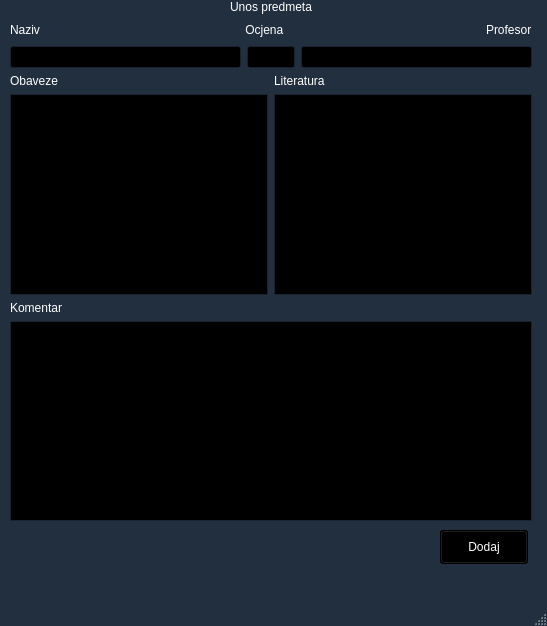
<?xml version="1.0" encoding="UTF-8"?>
<ui version="4.0">
 <class>MainWindow</class>
 <widget class="QMainWindow" name="MainWindow">
  <property name="geometry">
   <rect>
    <x>0</x>
    <y>0</y>
    <width>547</width>
    <height>626</height>
   </rect>
  </property>
  <property name="palette">
   <palette>
    <active>
     <colorrole role="WindowText">
      <brush brushstyle="SolidPattern">
       <color alpha="255">
        <red>255</red>
        <green>255</green>
        <blue>255</blue>
       </color>
      </brush>
     </colorrole>
     <colorrole role="Button">
      <brush brushstyle="SolidPattern">
       <color alpha="255">
        <red>34</red>
        <green>47</green>
        <blue>63</blue>
       </color>
      </brush>
     </colorrole>
     <colorrole role="Light">
      <brush brushstyle="SolidPattern">
       <color alpha="255">
        <red>51</red>
        <green>70</green>
        <blue>94</blue>
       </color>
      </brush>
     </colorrole>
     <colorrole role="Midlight">
      <brush brushstyle="SolidPattern">
       <color alpha="255">
        <red>42</red>
        <green>58</green>
        <blue>78</blue>
       </color>
      </brush>
     </colorrole>
     <colorrole role="Dark">
      <brush brushstyle="SolidPattern">
       <color alpha="255">
        <red>17</red>
        <green>23</green>
        <blue>31</blue>
       </color>
      </brush>
     </colorrole>
     <colorrole role="Mid">
      <brush brushstyle="SolidPattern">
       <color alpha="255">
        <red>22</red>
        <green>31</green>
        <blue>42</blue>
       </color>
      </brush>
     </colorrole>
     <colorrole role="Text">
      <brush brushstyle="SolidPattern">
       <color alpha="255">
        <red>255</red>
        <green>255</green>
        <blue>255</blue>
       </color>
      </brush>
     </colorrole>
     <colorrole role="BrightText">
      <brush brushstyle="SolidPattern">
       <color alpha="255">
        <red>255</red>
        <green>255</green>
        <blue>255</blue>
       </color>
      </brush>
     </colorrole>
     <colorrole role="ButtonText">
      <brush brushstyle="SolidPattern">
       <color alpha="255">
        <red>255</red>
        <green>255</green>
        <blue>255</blue>
       </color>
      </brush>
     </colorrole>
     <colorrole role="Base">
      <brush brushstyle="SolidPattern">
       <color alpha="255">
        <red>0</red>
        <green>0</green>
        <blue>0</blue>
       </color>
      </brush>
     </colorrole>
     <colorrole role="Window">
      <brush brushstyle="SolidPattern">
       <color alpha="255">
        <red>34</red>
        <green>47</green>
        <blue>63</blue>
       </color>
      </brush>
     </colorrole>
     <colorrole role="Shadow">
      <brush brushstyle="SolidPattern">
       <color alpha="255">
        <red>0</red>
        <green>0</green>
        <blue>0</blue>
       </color>
      </brush>
     </colorrole>
     <colorrole role="AlternateBase">
      <brush brushstyle="SolidPattern">
       <color alpha="255">
        <red>17</red>
        <green>23</green>
        <blue>31</blue>
       </color>
      </brush>
     </colorrole>
     <colorrole role="ToolTipBase">
      <brush brushstyle="SolidPattern">
       <color alpha="255">
        <red>255</red>
        <green>255</green>
        <blue>220</blue>
       </color>
      </brush>
     </colorrole>
     <colorrole role="ToolTipText">
      <brush brushstyle="SolidPattern">
       <color alpha="255">
        <red>0</red>
        <green>0</green>
        <blue>0</blue>
       </color>
      </brush>
     </colorrole>
    </active>
    <inactive>
     <colorrole role="WindowText">
      <brush brushstyle="SolidPattern">
       <color alpha="255">
        <red>255</red>
        <green>255</green>
        <blue>255</blue>
       </color>
      </brush>
     </colorrole>
     <colorrole role="Button">
      <brush brushstyle="SolidPattern">
       <color alpha="255">
        <red>34</red>
        <green>47</green>
        <blue>63</blue>
       </color>
      </brush>
     </colorrole>
     <colorrole role="Light">
      <brush brushstyle="SolidPattern">
       <color alpha="255">
        <red>51</red>
        <green>70</green>
        <blue>94</blue>
       </color>
      </brush>
     </colorrole>
     <colorrole role="Midlight">
      <brush brushstyle="SolidPattern">
       <color alpha="255">
        <red>42</red>
        <green>58</green>
        <blue>78</blue>
       </color>
      </brush>
     </colorrole>
     <colorrole role="Dark">
      <brush brushstyle="SolidPattern">
       <color alpha="255">
        <red>17</red>
        <green>23</green>
        <blue>31</blue>
       </color>
      </brush>
     </colorrole>
     <colorrole role="Mid">
      <brush brushstyle="SolidPattern">
       <color alpha="255">
        <red>22</red>
        <green>31</green>
        <blue>42</blue>
       </color>
      </brush>
     </colorrole>
     <colorrole role="Text">
      <brush brushstyle="SolidPattern">
       <color alpha="255">
        <red>255</red>
        <green>255</green>
        <blue>255</blue>
       </color>
      </brush>
     </colorrole>
     <colorrole role="BrightText">
      <brush brushstyle="SolidPattern">
       <color alpha="255">
        <red>255</red>
        <green>255</green>
        <blue>255</blue>
       </color>
      </brush>
     </colorrole>
     <colorrole role="ButtonText">
      <brush brushstyle="SolidPattern">
       <color alpha="255">
        <red>255</red>
        <green>255</green>
        <blue>255</blue>
       </color>
      </brush>
     </colorrole>
     <colorrole role="Base">
      <brush brushstyle="SolidPattern">
       <color alpha="255">
        <red>0</red>
        <green>0</green>
        <blue>0</blue>
       </color>
      </brush>
     </colorrole>
     <colorrole role="Window">
      <brush brushstyle="SolidPattern">
       <color alpha="255">
        <red>34</red>
        <green>47</green>
        <blue>63</blue>
       </color>
      </brush>
     </colorrole>
     <colorrole role="Shadow">
      <brush brushstyle="SolidPattern">
       <color alpha="255">
        <red>0</red>
        <green>0</green>
        <blue>0</blue>
       </color>
      </brush>
     </colorrole>
     <colorrole role="AlternateBase">
      <brush brushstyle="SolidPattern">
       <color alpha="255">
        <red>17</red>
        <green>23</green>
        <blue>31</blue>
       </color>
      </brush>
     </colorrole>
     <colorrole role="ToolTipBase">
      <brush brushstyle="SolidPattern">
       <color alpha="255">
        <red>255</red>
        <green>255</green>
        <blue>220</blue>
       </color>
      </brush>
     </colorrole>
     <colorrole role="ToolTipText">
      <brush brushstyle="SolidPattern">
       <color alpha="255">
        <red>0</red>
        <green>0</green>
        <blue>0</blue>
       </color>
      </brush>
     </colorrole>
    </inactive>
    <disabled>
     <colorrole role="WindowText">
      <brush brushstyle="SolidPattern">
       <color alpha="255">
        <red>17</red>
        <green>23</green>
        <blue>31</blue>
       </color>
      </brush>
     </colorrole>
     <colorrole role="Button">
      <brush brushstyle="SolidPattern">
       <color alpha="255">
        <red>34</red>
        <green>47</green>
        <blue>63</blue>
       </color>
      </brush>
     </colorrole>
     <colorrole role="Light">
      <brush brushstyle="SolidPattern">
       <color alpha="255">
        <red>51</red>
        <green>70</green>
        <blue>94</blue>
       </color>
      </brush>
     </colorrole>
     <colorrole role="Midlight">
      <brush brushstyle="SolidPattern">
       <color alpha="255">
        <red>42</red>
        <green>58</green>
        <blue>78</blue>
       </color>
      </brush>
     </colorrole>
     <colorrole role="Dark">
      <brush brushstyle="SolidPattern">
       <color alpha="255">
        <red>17</red>
        <green>23</green>
        <blue>31</blue>
       </color>
      </brush>
     </colorrole>
     <colorrole role="Mid">
      <brush brushstyle="SolidPattern">
       <color alpha="255">
        <red>22</red>
        <green>31</green>
        <blue>42</blue>
       </color>
      </brush>
     </colorrole>
     <colorrole role="Text">
      <brush brushstyle="SolidPattern">
       <color alpha="255">
        <red>17</red>
        <green>23</green>
        <blue>31</blue>
       </color>
      </brush>
     </colorrole>
     <colorrole role="BrightText">
      <brush brushstyle="SolidPattern">
       <color alpha="255">
        <red>255</red>
        <green>255</green>
        <blue>255</blue>
       </color>
      </brush>
     </colorrole>
     <colorrole role="ButtonText">
      <brush brushstyle="SolidPattern">
       <color alpha="255">
        <red>17</red>
        <green>23</green>
        <blue>31</blue>
       </color>
      </brush>
     </colorrole>
     <colorrole role="Base">
      <brush brushstyle="SolidPattern">
       <color alpha="255">
        <red>34</red>
        <green>47</green>
        <blue>63</blue>
       </color>
      </brush>
     </colorrole>
     <colorrole role="Window">
      <brush brushstyle="SolidPattern">
       <color alpha="255">
        <red>34</red>
        <green>47</green>
        <blue>63</blue>
       </color>
      </brush>
     </colorrole>
     <colorrole role="Shadow">
      <brush brushstyle="SolidPattern">
       <color alpha="255">
        <red>0</red>
        <green>0</green>
        <blue>0</blue>
       </color>
      </brush>
     </colorrole>
     <colorrole role="AlternateBase">
      <brush brushstyle="SolidPattern">
       <color alpha="255">
        <red>34</red>
        <green>47</green>
        <blue>63</blue>
       </color>
      </brush>
     </colorrole>
     <colorrole role="ToolTipBase">
      <brush brushstyle="SolidPattern">
       <color alpha="255">
        <red>255</red>
        <green>255</green>
        <blue>220</blue>
       </color>
      </brush>
     </colorrole>
     <colorrole role="ToolTipText">
      <brush brushstyle="SolidPattern">
       <color alpha="255">
        <red>0</red>
        <green>0</green>
        <blue>0</blue>
       </color>
      </brush>
     </colorrole>
    </disabled>
   </palette>
  </property>
  <property name="windowTitle">
   <string>MainWindow</string>
  </property>
  <widget class="QWidget" name="centralwidget">
   <widget class="QPushButton" name="DodajPredmet">
    <property name="geometry">
     <rect>
      <x>440</x>
      <y>530</y>
      <width>88</width>
      <height>34</height>
     </rect>
    </property>
    <property name="palette">
     <palette>
      <active>
       <colorrole role="WindowText">
        <brush brushstyle="SolidPattern">
         <color alpha="255">
          <red>255</red>
          <green>255</green>
          <blue>255</blue>
         </color>
        </brush>
       </colorrole>
       <colorrole role="Button">
        <brush brushstyle="SolidPattern">
         <color alpha="255">
          <red>0</red>
          <green>0</green>
          <blue>0</blue>
         </color>
        </brush>
       </colorrole>
       <colorrole role="Light">
        <brush brushstyle="SolidPattern">
         <color alpha="255">
          <red>0</red>
          <green>0</green>
          <blue>0</blue>
         </color>
        </brush>
       </colorrole>
       <colorrole role="Midlight">
        <brush brushstyle="SolidPattern">
         <color alpha="255">
          <red>0</red>
          <green>0</green>
          <blue>0</blue>
         </color>
        </brush>
       </colorrole>
       <colorrole role="Dark">
        <brush brushstyle="SolidPattern">
         <color alpha="255">
          <red>0</red>
          <green>0</green>
          <blue>0</blue>
         </color>
        </brush>
       </colorrole>
       <colorrole role="Mid">
        <brush brushstyle="SolidPattern">
         <color alpha="255">
          <red>0</red>
          <green>0</green>
          <blue>0</blue>
         </color>
        </brush>
       </colorrole>
       <colorrole role="Text">
        <brush brushstyle="SolidPattern">
         <color alpha="255">
          <red>255</red>
          <green>255</green>
          <blue>255</blue>
         </color>
        </brush>
       </colorrole>
       <colorrole role="BrightText">
        <brush brushstyle="SolidPattern">
         <color alpha="255">
          <red>255</red>
          <green>255</green>
          <blue>255</blue>
         </color>
        </brush>
       </colorrole>
       <colorrole role="ButtonText">
        <brush brushstyle="SolidPattern">
         <color alpha="255">
          <red>255</red>
          <green>255</green>
          <blue>255</blue>
         </color>
        </brush>
       </colorrole>
       <colorrole role="Base">
        <brush brushstyle="SolidPattern">
         <color alpha="255">
          <red>0</red>
          <green>0</green>
          <blue>0</blue>
         </color>
        </brush>
       </colorrole>
       <colorrole role="Window">
        <brush brushstyle="SolidPattern">
         <color alpha="255">
          <red>0</red>
          <green>0</green>
          <blue>0</blue>
         </color>
        </brush>
       </colorrole>
       <colorrole role="Shadow">
        <brush brushstyle="SolidPattern">
         <color alpha="255">
          <red>0</red>
          <green>0</green>
          <blue>0</blue>
         </color>
        </brush>
       </colorrole>
       <colorrole role="AlternateBase">
        <brush brushstyle="SolidPattern">
         <color alpha="255">
          <red>0</red>
          <green>0</green>
          <blue>0</blue>
         </color>
        </brush>
       </colorrole>
       <colorrole role="ToolTipBase">
        <brush brushstyle="SolidPattern">
         <color alpha="255">
          <red>255</red>
          <green>255</green>
          <blue>220</blue>
         </color>
        </brush>
       </colorrole>
       <colorrole role="ToolTipText">
        <brush brushstyle="SolidPattern">
         <color alpha="255">
          <red>0</red>
          <green>0</green>
          <blue>0</blue>
         </color>
        </brush>
       </colorrole>
      </active>
      <inactive>
       <colorrole role="WindowText">
        <brush brushstyle="SolidPattern">
         <color alpha="255">
          <red>255</red>
          <green>255</green>
          <blue>255</blue>
         </color>
        </brush>
       </colorrole>
       <colorrole role="Button">
        <brush brushstyle="SolidPattern">
         <color alpha="255">
          <red>0</red>
          <green>0</green>
          <blue>0</blue>
         </color>
        </brush>
       </colorrole>
       <colorrole role="Light">
        <brush brushstyle="SolidPattern">
         <color alpha="255">
          <red>0</red>
          <green>0</green>
          <blue>0</blue>
         </color>
        </brush>
       </colorrole>
       <colorrole role="Midlight">
        <brush brushstyle="SolidPattern">
         <color alpha="255">
          <red>0</red>
          <green>0</green>
          <blue>0</blue>
         </color>
        </brush>
       </colorrole>
       <colorrole role="Dark">
        <brush brushstyle="SolidPattern">
         <color alpha="255">
          <red>0</red>
          <green>0</green>
          <blue>0</blue>
         </color>
        </brush>
       </colorrole>
       <colorrole role="Mid">
        <brush brushstyle="SolidPattern">
         <color alpha="255">
          <red>0</red>
          <green>0</green>
          <blue>0</blue>
         </color>
        </brush>
       </colorrole>
       <colorrole role="Text">
        <brush brushstyle="SolidPattern">
         <color alpha="255">
          <red>255</red>
          <green>255</green>
          <blue>255</blue>
         </color>
        </brush>
       </colorrole>
       <colorrole role="BrightText">
        <brush brushstyle="SolidPattern">
         <color alpha="255">
          <red>255</red>
          <green>255</green>
          <blue>255</blue>
         </color>
        </brush>
       </colorrole>
       <colorrole role="ButtonText">
        <brush brushstyle="SolidPattern">
         <color alpha="255">
          <red>255</red>
          <green>255</green>
          <blue>255</blue>
         </color>
        </brush>
       </colorrole>
       <colorrole role="Base">
        <brush brushstyle="SolidPattern">
         <color alpha="255">
          <red>0</red>
          <green>0</green>
          <blue>0</blue>
         </color>
        </brush>
       </colorrole>
       <colorrole role="Window">
        <brush brushstyle="SolidPattern">
         <color alpha="255">
          <red>0</red>
          <green>0</green>
          <blue>0</blue>
         </color>
        </brush>
       </colorrole>
       <colorrole role="Shadow">
        <brush brushstyle="SolidPattern">
         <color alpha="255">
          <red>0</red>
          <green>0</green>
          <blue>0</blue>
         </color>
        </brush>
       </colorrole>
       <colorrole role="AlternateBase">
        <brush brushstyle="SolidPattern">
         <color alpha="255">
          <red>0</red>
          <green>0</green>
          <blue>0</blue>
         </color>
        </brush>
       </colorrole>
       <colorrole role="ToolTipBase">
        <brush brushstyle="SolidPattern">
         <color alpha="255">
          <red>255</red>
          <green>255</green>
          <blue>220</blue>
         </color>
        </brush>
       </colorrole>
       <colorrole role="ToolTipText">
        <brush brushstyle="SolidPattern">
         <color alpha="255">
          <red>0</red>
          <green>0</green>
          <blue>0</blue>
         </color>
        </brush>
       </colorrole>
      </inactive>
      <disabled>
       <colorrole role="WindowText">
        <brush brushstyle="SolidPattern">
         <color alpha="255">
          <red>0</red>
          <green>0</green>
          <blue>0</blue>
         </color>
        </brush>
       </colorrole>
       <colorrole role="Button">
        <brush brushstyle="SolidPattern">
         <color alpha="255">
          <red>0</red>
          <green>0</green>
          <blue>0</blue>
         </color>
        </brush>
       </colorrole>
       <colorrole role="Light">
        <brush brushstyle="SolidPattern">
         <color alpha="255">
          <red>0</red>
          <green>0</green>
          <blue>0</blue>
         </color>
        </brush>
       </colorrole>
       <colorrole role="Midlight">
        <brush brushstyle="SolidPattern">
         <color alpha="255">
          <red>0</red>
          <green>0</green>
          <blue>0</blue>
         </color>
        </brush>
       </colorrole>
       <colorrole role="Dark">
        <brush brushstyle="SolidPattern">
         <color alpha="255">
          <red>0</red>
          <green>0</green>
          <blue>0</blue>
         </color>
        </brush>
       </colorrole>
       <colorrole role="Mid">
        <brush brushstyle="SolidPattern">
         <color alpha="255">
          <red>0</red>
          <green>0</green>
          <blue>0</blue>
         </color>
        </brush>
       </colorrole>
       <colorrole role="Text">
        <brush brushstyle="SolidPattern">
         <color alpha="255">
          <red>0</red>
          <green>0</green>
          <blue>0</blue>
         </color>
        </brush>
       </colorrole>
       <colorrole role="BrightText">
        <brush brushstyle="SolidPattern">
         <color alpha="255">
          <red>255</red>
          <green>255</green>
          <blue>255</blue>
         </color>
        </brush>
       </colorrole>
       <colorrole role="ButtonText">
        <brush brushstyle="SolidPattern">
         <color alpha="255">
          <red>0</red>
          <green>0</green>
          <blue>0</blue>
         </color>
        </brush>
       </colorrole>
       <colorrole role="Base">
        <brush brushstyle="SolidPattern">
         <color alpha="255">
          <red>0</red>
          <green>0</green>
          <blue>0</blue>
         </color>
        </brush>
       </colorrole>
       <colorrole role="Window">
        <brush brushstyle="SolidPattern">
         <color alpha="255">
          <red>0</red>
          <green>0</green>
          <blue>0</blue>
         </color>
        </brush>
       </colorrole>
       <colorrole role="Shadow">
        <brush brushstyle="SolidPattern">
         <color alpha="255">
          <red>0</red>
          <green>0</green>
          <blue>0</blue>
         </color>
        </brush>
       </colorrole>
       <colorrole role="AlternateBase">
        <brush brushstyle="SolidPattern">
         <color alpha="255">
          <red>0</red>
          <green>0</green>
          <blue>0</blue>
         </color>
        </brush>
       </colorrole>
       <colorrole role="ToolTipBase">
        <brush brushstyle="SolidPattern">
         <color alpha="255">
          <red>255</red>
          <green>255</green>
          <blue>220</blue>
         </color>
        </brush>
       </colorrole>
       <colorrole role="ToolTipText">
        <brush brushstyle="SolidPattern">
         <color alpha="255">
          <red>0</red>
          <green>0</green>
          <blue>0</blue>
         </color>
        </brush>
       </colorrole>
      </disabled>
     </palette>
    </property>
    <property name="text">
     <string>Dodaj</string>
    </property>
   </widget>
   <widget class="QWidget" name="">
    <property name="geometry">
     <rect>
      <x>10</x>
      <y>0</y>
      <width>522</width>
      <height>521</height>
     </rect>
    </property>
    <layout class="QVBoxLayout" name="verticalLayout">
     <item>
      <widget class="QLabel" name="label">
       <property name="text">
        <string>Unos predmeta</string>
       </property>
       <property name="alignment">
        <set>Qt::AlignHCenter|Qt::AlignTop</set>
       </property>
      </widget>
     </item>
     <item>
      <layout class="QHBoxLayout" name="horizontalLayout">
       <item alignment="Qt::AlignLeft">
        <widget class="QLabel" name="label_2">
         <property name="text">
          <string>Naziv</string>
         </property>
        </widget>
       </item>
       <item>
        <spacer name="horizontalSpacer_2">
         <property name="orientation">
          <enum>Qt::Horizontal</enum>
         </property>
         <property name="sizeHint" stdset="0">
          <size>
           <width>40</width>
           <height>20</height>
          </size>
         </property>
        </spacer>
       </item>
       <item>
        <widget class="QLabel" name="label_3">
         <property name="maximumSize">
          <size>
           <width>329</width>
           <height>24</height>
          </size>
         </property>
         <property name="text">
          <string> Ocjena</string>
         </property>
        </widget>
       </item>
       <item>
        <spacer name="horizontalSpacer">
         <property name="orientation">
          <enum>Qt::Horizontal</enum>
         </property>
         <property name="sizeHint" stdset="0">
          <size>
           <width>40</width>
           <height>20</height>
          </size>
         </property>
        </spacer>
       </item>
       <item>
        <widget class="QLabel" name="label_4">
         <property name="text">
          <string>Profesor</string>
         </property>
        </widget>
       </item>
      </layout>
     </item>
     <item>
      <layout class="QHBoxLayout" name="horizontalLayout_2">
       <item>
        <widget class="QLineEdit" name="NazivEdit"/>
       </item>
       <item>
        <widget class="QLineEdit" name="OcjenaEdit">
         <property name="maximumSize">
          <size>
           <width>48</width>
           <height>32</height>
          </size>
         </property>
        </widget>
       </item>
       <item>
        <widget class="QLineEdit" name="ProfesorEdit"/>
       </item>
      </layout>
     </item>
     <item>
      <layout class="QHBoxLayout" name="horizontalLayout_3">
       <item>
        <widget class="QLabel" name="label_5">
         <property name="text">
          <string>Obaveze</string>
         </property>
        </widget>
       </item>
       <item>
        <widget class="QLabel" name="label_6">
         <property name="text">
          <string>Literatura</string>
         </property>
        </widget>
       </item>
      </layout>
     </item>
     <item>
      <layout class="QHBoxLayout" name="horizontalLayout_4">
       <item>
        <widget class="QListWidget" name="ObavezeEdit"/>
       </item>
       <item>
        <widget class="QListWidget" name="LiteraturaEdit"/>
       </item>
      </layout>
     </item>
     <item>
      <widget class="QLabel" name="label_7">
       <property name="text">
        <string>Komentar</string>
       </property>
      </widget>
     </item>
     <item>
      <widget class="QTextEdit" name="KomentarEdit">
       <property name="maximumSize">
        <size>
         <width>16777215</width>
         <height>256</height>
        </size>
       </property>
      </widget>
     </item>
    </layout>
   </widget>
  </widget>
  <widget class="QMenuBar" name="menubar">
   <property name="geometry">
    <rect>
     <x>0</x>
     <y>0</y>
     <width>547</width>
     <height>30</height>
    </rect>
   </property>
  </widget>
  <widget class="QStatusBar" name="statusbar"/>
 </widget>
 <resources/>
 <connections>
  <connection>
   <sender>DodajPredmet</sender>
   <signal>clicked()</signal>
   <receiver>MainWindow</receiver>
   <slot>dodajPredmet()</slot>
   <hints>
    <hint type="sourcelabel">
     <x>462</x>
     <y>575</y>
    </hint>
    <hint type="destinationlabel">
     <x>295</x>
     <y>563</y>
    </hint>
   </hints>
  </connection>
 </connections>
 <slots>
  <slot>dodajPredmet()</slot>
 </slots>
</ui>
